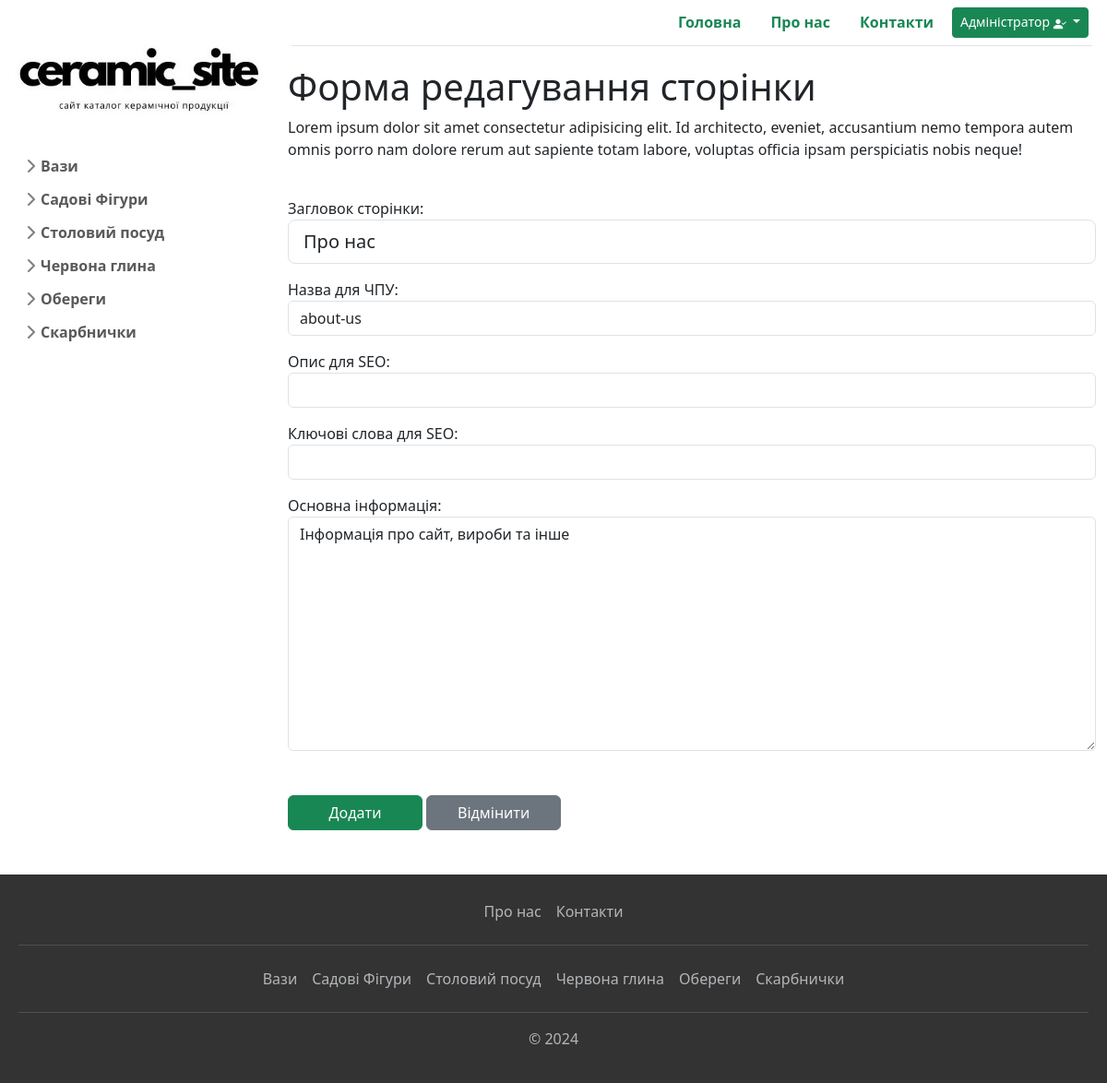
Screenshot of /update-pages/about-us/ (signed in) with the database file from the repository.
### product/models.py (models this page shows, shortened)
class Category(models.Model):
    name = models.CharField('Назва категорії', max_length=200, null=True, blank=True)
    description = models.TextField('Опис', null=True, blank=True)
    description_seo = models.CharField(max_length=255, verbose_name='Опис для SEO', blank=True)
    keywords_seo = models.CharField(max_length=255, verbose_name='Ключові слова для SEO', blank=True)
    pub_date = models.DateTimeField('Дата публікації', auto_now_add=True)
    slug = models.SlugField('Назва для ЧПУ', unique=True, null=True, blank=True)
    image = models.ImageField('Зображення для розділу ', null=True, blank=True, default='default.jpg')
    class Meta:
        verbose_name = "Категорія"
        verbose_name_plural = "Категорії"

class Page(models.Model):
    title = models.CharField('Загловок сторінки', max_length=100, null=True, blank=True)
    slug = models.SlugField('Назва для ЧПУ', unique=True, null=True, blank=True)
    description_seo = models.CharField(max_length=255, verbose_name='Опис для SEO', blank=True)
    keywords_seo = models.CharField(max_length=255, verbose_name='Ключові слова для SEO', blank=True)
    content = models.TextField('Оcновна інформація', null=True, blank=True)
    pub_date = models.DateTimeField('Дата публікації', auto_now_add=True)
    class Meta:
        verbose_name = "Сторінка"
        verbose_name_plural = "Сторінки"

### product/views.py (the view)
# urls.py: path('update-pages/<slug:slug>/', views.updatePages, name='update-pages'),
@login_required(login_url='login')
def updatePages(request, slug):
    pages = Page.objects.get(slug=slug)
    form = PageForm(instance=pages)
    if request.method == 'POST':
        form = PageForm(request.POST, request.FILES, instance=pages)
        if form.is_valid():
            form.save()
            return redirect('index')
    context = {
        "form":form,
        }
    return render(request, 'product/edit_page_form.html', context)

### product/forms.py
class PageForm(ModelForm):
    class Meta:
        model = Page
        fields  = ['title', 'slug', 'description_seo', 'keywords_seo', 'content']
    def __init__(self, *args, **kwargs):
        super(PageForm, self).__init__(*args, **kwargs)
        self.fields['title'].widget.attrs.update({'class': 'form-control form-control-lg'})
        self.fields['slug'].widget.attrs.update({'class': 'form-control'})
        self.fields['description_seo'].widget.attrs.update({'class': 'form-control'})
        self.fields['keywords_seo'].widget.attrs.update({'class': 'form-control'})
        self.fields['content'].widget.attrs.update({'class': 'form-control'})

### utils/context_processors.py (called while the page is built)
def navigations(request):
    category = Category.objects.all()
    sub_category = SubCategory.objects.all()
    context = {
        "cat_nav": category,
        "sub_cat_nav": sub_category,
    }
    return (context)

def pages(request):
    top_nav = Page.objects.all()
    context = {
        "top_nav": top_nav,
    }
    return (context)

### product/templates/product/edit_page_form.html (shortened to what this page needs)
{% extends 'main.html' %}
{% block content %}
<section class="row row-cols-1 pb-5 g-4">
    <div class="col-md-12">
        <p>
        <h1>Форма редагування сторінки</h1>
        <p>Lorem ipsum dolor sit amet consectetur adipisicing elit. Id architecto, eveniet,
            accusantium nemo tempora autem omnis porro nam dolore rerum aut sapiente totam labore,
            voluptas officia ipsam perspiciatis nobis neque!</p>
        </p>
    </div>
    <form method="post"б enctype="multipart/form-data">
        {{form.as_p}}
        <div class="mt-5">
            <button type="submit" class="btn btn-success col-md-2">Додати</button>
            <button type="button" class="btn btn-secondary col-md-2" onclick="window.history.back();">Відмінити</button>
        </div>
    </form>
</section>
{% endblock %}

### templates/nav.html (shortened to what this page needs)
{% load static %}
  <aside class="col-md-3" id="navbar-example2">
    <div class="row sticky-top overflow-auto">
      <div class="flex-shrink-0 p-3 bg-secondary-emphasis">
        <a href="/" class="d-flex align-items-ce nter pb-3 mb-3 link-dark text-decoration-none">
          <img class="img-fluid" src="{% static 'images/logo.jpg' %}" alt="logo">
        </a>
          <ul class="list-unstyled ps-0">
            {% for nav in cat_nav %}
            <li class="mb-1">
              {% if category.name == nav.name%}
              <button class="btn btn-toggle align-items-center rounded collapsed" data-bs-toggle="collapse"
                data-bs-target="#{{nav.slug}}-collapse" aria-expanded="true">
                {{nav.name}}
              </button>
              <div class="collapse show" id="{{nav.slug}}-collapse">
              {% else %}
              <button class="btn btn-toggle align-items-center rounded collapsed" data-bs-toggle="collapse"
                data-bs-target="#{{nav.slug}}-collapse" aria-expanded="false">
                {{nav.name}}
              </button>
              {% endif %}
            </li>
            {% endfor %}
          </ul>
      </div>
    </div>
  </aside>

### templates/header.html (shortened to what this page needs)
{% load static %}
<header>
  <ul class="nav justify-content-end border-bottom m-1 pb-1">
    <li class="nav-item">
      <a class="nav-link fw-bolder link-underline-opacity-0 text-success" aria-current="page" href="/">Головна</a>
    </li>
    {% for nav in top_nav %}
    <li class="nav-item">
      <a class="nav-link fw-bolder link-underline-opacity-0 text-success" aria-current="page" href="{% url 'page' nav.slug %}">{{nav.title}}</a>
    </li>
    {% endfor %}
    <li class="nav-item">
      {% if request.user.is_authenticated %}
      <button
        class="btn btn-sm btn-success m-1 pb-1 dropdown-toggle"
        type="button"
        data-bs-toggle="dropdown"
        aria-expanded="false"
      >
        Адміністратор <i class="bi bi-person-check-fill"></i>
      </button>
      {% else %}
      <button type="button" class="btn btn-sm btn-success m-1 pb-1" data-bs-toggle="modal" data-bs-target="#staticBackdrop">
        Вхід адмінсістратора <i class="bi bi-box-arrow-in-right"></i>
      </button>
      {% endif %}
    </li>
  </ul>
</header>

### templates/footer.html (shortened to what this page needs)
<footer class="mt-auto" data-bs-theme="dark">
    <ul class="nav justify-content-center border-bottom pb-3 mb-3">
      {% for nav in top_nav %}
      <li class="nav-item"><a href="{% url 'page' nav.slug %}" class="nav-link px-2 text-body-secondary">{{nav.title}}</a></li>
      {% endfor %}
    </ul>
    <ul class="nav justify-content-center border-bottom pb-3 mb-3">
      {% for nav in cat_nav %}
      <li class="nav-item"><a href="{% url 'category' nav.slug %}" class="nav-link px-2 text-body-secondary">{{nav.name}}</a></li>
      {% endfor %}
    </ul>
    <p class="text-center text-body-secondary">&copy; 2024</p>
  </footer>
</div>

### static/css/style.css (style rules this page uses)
html, body { height: 100%; margin: 0; }
footer { background-color: #333; color: #fff; text-align: center; padding: 20px; }
.bi { vertical-align: -.125em; pointer-events: none; fill: currentColor; }
.dropdown-toggle { outline: 0; }
.btn-toggle { display: inline-flex; align-items: center; padding: .25rem .5rem; font-weight: 600; color: rgba(0, 0, 0, .65); background-color: transparent; border: 0; }
.btn-toggle::before { width: 1.25em; line-height: 0; transition: transform .35s ease; transform-origin: .5em 50%; }

### rows the page displays
Category: name "Вази"
Category: name "Садові Фігури"
Category: name "Столовий посуд"
Category: name "Червона глина"
Category: name "Обереги"
Category: name "Скарбнички"
Page: title "Про нас", slug "about-us", content "Інформація про сайт, вироби та інше"
Page: title "Контакти"
